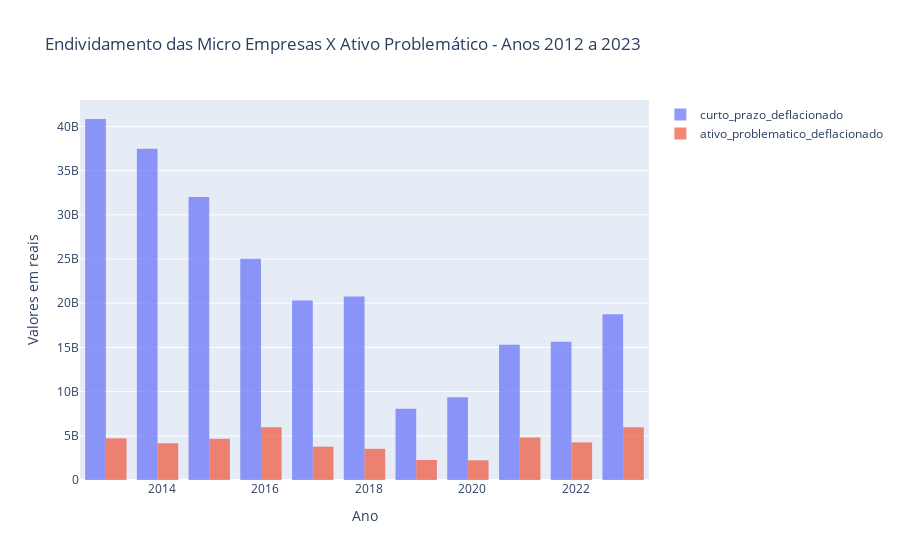

This figure's notebook cell:
### Markdown cell above
A análise do endividamento das Micro e Pequenas Empresas brasileiras com relação ao capital de giro no período de junho de 2012 a agosto de 2023 revela tendências interessantes. Apesar de uma trajetória ascendente no endividamento de curto prazo desde 2020, observa-se que o ativo problemático não aumentou proporcionalmente. Uma hipótese que merece consideração é a criteriosa análise de concessão de crédito por parte das instituições financeiras, visto que, apesar do crescimento no endividamento, as empresas têm mantido seus compromissos em dia.
Além disso, é notável que as Pequenas Empresas desfrutam de maior acesso ao crédito em comparação com as Microempresas. Em 2023, quase 80% dos recursos alocados para o capital de giro foram direcionados para as Pequenas Empresas, o que pode estar relacionado às garantias oferecidas no momento da contratação.

### Code cell
import plotly.graph_objects as go

# Criar a figura
fig = go.Figure()

# Adicionar as barras empilhadas
fig.add_trace(go.Bar(x=df_total_micro['data_base'], y=df_total_micro['curto_prazo_deflacionado'], name='curto_prazo_deflacionado'))
fig.add_trace(go.Bar(x=df_total_micro['data_base'], y=df_total_micro['ativo_problematico_deflacionado'], name='ativo_problematico_deflacionado'))

# Atualizar as configurações das barras para empilhamento
fig.update_traces(marker_line_width=0, opacity=0.7)

# Configurar o layout do gráfico
fig.update_layout(barmode='group', xaxis_title='Ano', yaxis_title='Valores em reais', title='Endividamento das Micro Empresas X Ativo Problemático - Anos 2012 a 2023')

# Mostrar o gráfico
fig.show()

### Figure 1 — Plotly figure (JSON) as saved in the notebook; plotly's stock layout.template omitted (floating-point values rounded to 4 significant figures)
{"data": [{"marker": {"line": {"width": 0}}, "name": "curto_prazo_deflacionado", "opacity": 0.7, "type": "bar", "x": ["2012-12-01T00:00:00", "2013-12-01T00:00:00", "2014-12-01T00:00:00", "2015-12-01T00:00:00", "2016-12-01T00:00:00", "2017-12-01T00:00:00", "2018-12-01T00:00:00", "2019-12-01T00:00:00", "2020-12-01T00:00:00", "2021-12-01T00:00:00", "2022-12-01T00:00:00"], "y": [40840000000.0, 37470000000.0, 32020000000.0, 25040000000.0, 20300000000.0, 20760000000.0, 8066000000.0, 9357000000.0, 15310000000.0, 15650000000.0, 18760000000.0]}, {"marker": {"line": {"width": 0}}, "name": "ativo_problematico_deflacionado", "opacity": 0.7, "type": "bar", "x": ["2012-12-01T00:00:00", "2013-12-01T00:00:00", "2014-12-01T00:00:00", "2015-12-01T00:00:00", "2016-12-01T00:00:00", "2017-12-01T00:00:00", "2018-12-01T00:00:00", "2019-12-01T00:00:00", "2020-12-01T00:00:00", "2021-12-01T00:00:00", "2022-12-01T00:00:00"], "y": [4714000000.0, 4155000000.0, 4667000000.0, 5977000000.0, 3775000000.0, 3529000000.0, 2266000000.0, 2232000000.0, 4813000000.0, 4256000000.0, 5977000000.0]}], "layout": {"autosize": true, "barmode": "group", "title": {"text": "Endividamento das Micro Empresas X Ativo Problemático - Anos 2012 a 2023"}, "xaxis": {"autorange": true, "range": ["2012-06-01 12:00", "2023-06-01 12:00"], "title": {"text": "Ano"}, "type": "date"}, "yaxis": {"autorange": true, "range": [0, 42990000000.0], "title": {"text": "Valores em reais"}, "type": "linear"}}}
